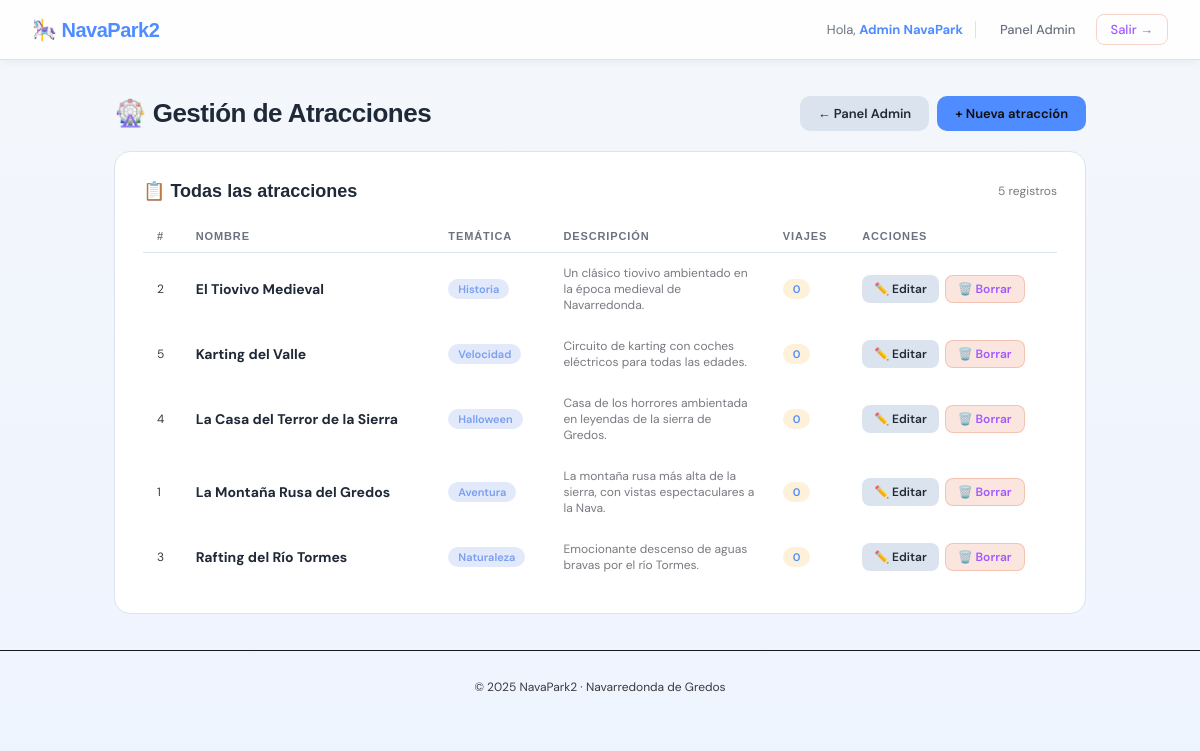
Screenshot of /admin/atracciones.php (signed in) with the database file from the repository.
### tables this page shows
CREATE TABLE atracciones (
    id INT AUTO_INCREMENT PRIMARY KEY,
    nombre VARCHAR(150) NOT NULL,
    tematica VARCHAR(100) NOT NULL,
    descripcion TEXT,
    created_at TIMESTAMP DEFAULT CURRENT_TIMESTAMP
);

### includes/auth.php (called while the page is built, shortened)
<?php
function estaLogueado() {
    return isset($_SESSION['usuario_id']);
}
function esAdmin() {
    return isset($_SESSION['rol']) && $_SESSION['rol'] === 'admin';
}

### admin/atracciones.php (the view, shortened to what this page needs)
<?php
require_once '../includes/auth.php';
$db      = getDB();
$atracciones = $db->query("
    SELECT a.*, COUNT(v.id) AS total_viajes
    FROM atracciones a
    LEFT JOIN viajes v ON a.id = v.atraccion_id
    GROUP BY a.id
    ORDER BY a.nombre
");
require_once '../includes/header.php';
?>
<div class="container">
    <div style="display:flex;align-items:center;justify-content:space-between;margin-bottom:20px;flex-wrap:wrap;gap:12px;">
        <h1 style="margin-bottom:0;">🎡 Gestión de Atracciones</h1>
        <div style="display:flex;gap:8px;">
            <a href="index.php" class="btn btn-secondary">← Panel Admin</a>
            <a href="?accion=insertar" class="btn btn-primary">+ Nueva atracción</a>
        </div>
    </div>
    <div class="card">
        <div style="display:flex;align-items:center;justify-content:space-between;margin-bottom:18px;">
            <h2 style="margin-bottom:0;">📋 Todas las atracciones</h2>
            <?php if ($atracciones): ?>
            <span style="font-size:12px;color:#7a7880;"><?= $atracciones->num_rows ?> registros</span>
            <?php endif; ?>
        </div>
        <?php if ($atracciones && $atracciones->num_rows > 0): ?>
        <div style="overflow-x:auto;">
            <table>
                <thead>
                    <tr>
                        <th>#</th>
                        <th>Nombre</th>
                        <th>Temática</th>
                        <th>Descripción</th>
                        <th>Viajes</th>
                        <th>Acciones</th>
                    </tr>
                </thead>
                <tbody>
                    <?php while ($a = $atracciones->fetch_assoc()): ?>
                    <tr>
                        <td style="color:#3a3a3e;font-size:12px;"><?= $a['id'] ?></td>
                        <td><strong><?= htmlspecialchars($a['nombre']) ?></strong></td>
                        <td><span class="pill pill-blue"><?= htmlspecialchars($a['tematica']) ?></span></td>
                        <td style="font-size:12px;color:#7a7880;max-width:200px;">
                            <?= htmlspecialchars(substr($a['descripcion'] ?? '', 0, 80)) ?>
                        </td>
                        <td>
                            <span class="pill pill-yellow"><?= $a['total_viajes'] ?></span>
                        </td>
                        <td>
                            <div style="display:flex;gap:6px;">
                                <a href="?accion=modificar&id=<?= $a['id'] ?>" class="btn btn-secondary btn-sm">✏️ Editar</a>
                                <a href="?accion=borrar&id=<?= $a['id'] ?>"
                                   class="btn btn-danger btn-sm"
                                   onclick="return confirm('¿Eliminar la atracción <?= addslashes($a['nombre']) ?>? Se borrarán también sus viajes.')">
                                   🗑️ Borrar
                                </a>
                            </div>
                        </td>
                    </tr>
                    <?php endwhile; ?>
                </tbody>
            </table>
        </div>
        <?php endif; ?>
    </div>
</div>
<?php require_once '../includes/footer.php'; ?>

### includes/header.php (shortened to what this page needs)
<!DOCTYPE html>
<html lang="es">
<head>
</head>
<body>
    <nav>
        <a href="../index.php" class="nav-logo">🎠 NavaPark2</a>
        <div class="nav-right">
            <?php if (estaLogueado()): ?>
                <div class="nav-greeting">Hola, <strong><?= htmlspecialchars($_SESSION['nombre']) ?></strong></div>
                <?php if (esAdmin()): ?>
                    <a href="../admin/index.php" class="nav-link">Panel Admin</a>
                <?php else: ?>
                    <a href="../cliente/perfil.php" class="nav-link">Mi perfil</a>
                    <a href="../cliente/viaje.php" class="nav-link">Registrar viaje</a>
                <?php endif; ?>
                <a href="../logout.php" class="nav-link logout">Salir →</a>
            <?php else: ?>
                <a href="../index.php" class="nav-link">Inicio</a>
                <a href="../registro.php" class="nav-link">Registro</a>
            <?php endif; ?>
        </div>
    </nav>

### includes/footer.php
<footer style="text-align:center;padding:28px;color:#3a3a3e;font-size:12px;margin-top:20px;border-top:1px solid #1a1a1d;font-family:'DM Sans',sans-serif;">
    © 2025 NavaPark2 · Navarredonda de Gredos
</footer>
</body>
</html>

### includes/header.php (style rules this page uses)
:root { --bg: #f4f7fb; --surface: #ffffff; --border: #dbe4ee; --accent: #4f8cff; --accent2: #a159ff; --blue: #5b8def; --green: #45c486; --text: #1f2937; --muted: #6b7280; --radius: 16px; --font-h: 'Arial', sans-serif; --font-b: 'DM Sans', sans-serif; }
*, *::before, *::after { box-sizing: border-box; margin: 0; padding: 0; }
body { font-family: var(--font-b); background: linear-gradient(180deg, #f4f7fb 0%, #eef4ff 100%); color: var(--text); min-height: 100vh; }
nav { position: sticky; top: 0; z-index: 100; background: rgba(255, 255, 255, .85); box-shadow: 0 2px 10px rgba(0, 0, 0, .05); backdrop-filter: blur(16px); border-bottom: 1px solid var(--border); padding: 14px 32px; display: flex; align-items: center; justify-content: space-between; }
.nav-logo { font-family: var(--font-h); font-weight: 800; font-size: 20px; color: var(--accent); text-decoration: none; letter-spacing: -.5px; display: flex; align-items: center; gap: 8px; }
.nav-right { display: flex; align-items: center; gap: 6px; }
.nav-greeting { font-size: 13px; color: var(--muted); padding: 0 12px; border-right: 1px solid var(--border); margin-right: 4px; }
.nav-greeting strong { color: var(--accent); }
.nav-link { color: var(--muted); text-decoration: none; font-size: 13px; font-weight: 500; padding: 6px 14px; border-radius: 8px; transition: all .2s; }
.nav-link.logout { color: var(--accent2); border: 1px solid rgba(224, 90, 43, .25); }
.container { max-width: 1020px; margin: 36px auto; padding: 0 24px; }
.card { background: var(--surface); border: 1px solid var(--border); border-radius: var(--radius); padding: 28px; margin-bottom: 20px; transition: all .25s ease; }
h1 { font-family: var(--font-h); font-weight: 800; font-size: 26px; color: var(--text); margin-bottom: 16px; letter-spacing: -.5px; }
h2 { font-family: var(--font-h); font-weight: 700; font-size: 18px; color: var(--text); margin-bottom: 14px; }
table { width: 100%; border-collapse: collapse; }
th { font-family: var(--font-h); font-size: 11px; font-weight: 700; letter-spacing: .08em; text-transform: uppercase; color: var(--muted); padding: 10px 14px; border-bottom: 1px solid var(--border); text-align: left; }
td { padding: 12px 14px; border-bottom: 1px solid rgba(255, 255, 255, .04); font-size: 14px; }
tr:last-child td { border-bottom: none; }
.btn { display: inline-flex; align-items: center; gap: 6px; padding: 9px 18px; border-radius: 10px; font-size: 13px; font-weight: 600; cursor: pointer; border: none; font-family: var(--font-b); text-decoration: none; transition: all .2s; white-space: nowrap; }
.btn-primary { background: var(--accent); color: #0e0e0f; }
.btn-secondary { background: var(--border); color: var(--text); }
.btn-danger { background: rgba(224, 90, 43, .15); color: var(--accent2); border: 1px solid rgba(224, 90, 43, .25); }
.btn-sm { padding: 5px 12px; font-size: 12px; border-radius: 8px; }
.pill { display: inline-block; padding: 3px 10px; border-radius: 20px; font-size: 11px; font-weight: 600; }
.pill-yellow { background: rgba(240, 165, 0, .15); color: var(--accent); }
.pill-blue { background: rgba(61, 107, 228, .15); color: #7a9ef0; }

### rows the page displays
atracciones: id "2", nombre "El Tiovivo Medieval", tematica "Historia", descripcion "Un clásico tiovivo ambientado en la época medieval de Navarredonda.", total_viajes "0"
atracciones: id "5", nombre "Karting del Valle", tematica "Velocidad", descripcion "Circuito de karting con coches eléctricos para todas las edades.", total_viajes "0"
atracciones: id "4", nombre "La Casa del Terror de la Sierra", tematica "Halloween", descripcion "Casa de los horrores ambientada en leyendas de la sierra de Gredos.", total_viajes "0"
atracciones: id "1", nombre "La Montaña Rusa del Gredos", tematica "Aventura", descripcion "La montaña rusa más alta de la sierra, con vistas espectaculares a la Nava.", total_viajes "0"
atracciones: id "3", nombre "Rafting del Río Tormes", tematica "Naturaleza", descripcion "Emocionante descenso de aguas bravas por el río Tormes.", total_viajes "0"

### other values shown
$_SESSION['nombre'] "Admin NavaPark"
$atracciones->num_rows "5"
